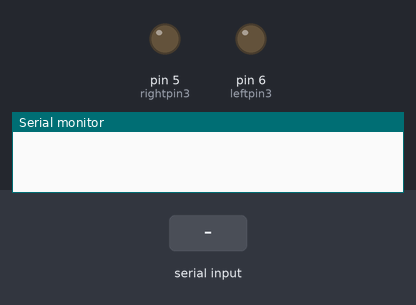
A sketch run on a simulated Arduino Mega 2560, built with avr-gcc and run on an emulated ATmega2560. On the bench: output pins drawn as LEDs (lit = HIGH), the last lines printed to the serial monitor. The test bench sets the inputs (shaded band).

Above: at 1.2 s.
1.3 s: "90,45\n" received over the second serial link
At 1.9 s:
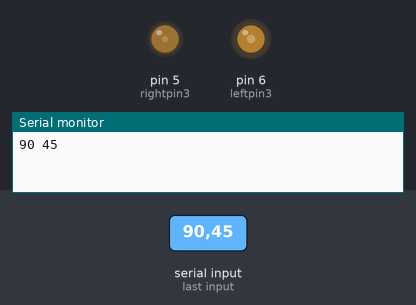
2.8 s: "30,150\n" received over the second serial link
At 4.2 s:
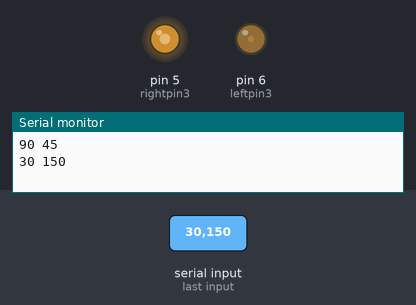
Timing chart, 0 to 5.8 s (numbered marks = the images above; inputs shaded):
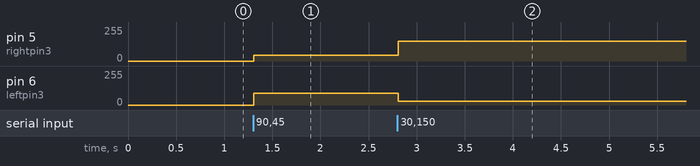

Measured:
- after the input at 1.3 s, pin 5 (rightpin3): 0/255 → 45/255 at once; pin 6 (leftpin3): 0/255 → 90/255 at once
- after the input at 2.8 s, pin 5 (rightpin3): 45/255 → 150/255 at once; pin 6 (leftpin3): 90/255 → 30/255 at once

The sketch:

sketch.ino
```cpp
void setup() {
  Serial3.begin(9600);
  Serial.begin(9600);
}

int leftpin1 =4;
int leftpin2 = 9;
int leftpin3 = 6;
int rightpin1 =7;
int rightpin2 = 8;
int rightpin3 = 5;

void go (int ml, int mr){
  Serial.print(ml);
  Serial.print(" ");
  Serial.println(mr);
  if (ml>0){
    digitalWrite(leftpin1, 1);
    digitalWrite(leftpin2, 0);
    analogWrite(leftpin3, ml);
    }
  else{
    digitalWrite(leftpin1, 0);
    digitalWrite(leftpin2, 1);
    analogWrite(leftpin3, 0-ml);
    };
  if (mr>0){

    digitalWrite(rightpin1, 0);
    digitalWrite(rightpin2, 1);
    analogWrite(rightpin3, mr);

    }
  else{
    digitalWrite(rightpin1, 1);
    digitalWrite(rightpin2, 0);
    analogWrite(rightpin3, 0-mr);
    }
  };
int counter = 0;
int y[2] = {0,0};
void loop() {

  while (Serial3.available()){
    int x = Serial3.parseInt();
    if (x == 0) continue;
    if(x ==1000){
      counter = 0;
      }
    else if(counter == 0){
      y[0] = x;
      counter = 1;
    }
    else if  (counter == 1){
      counter = 0;
      y[1]=x;
      go(y[0], y[1]);
    };
  };
};
```
